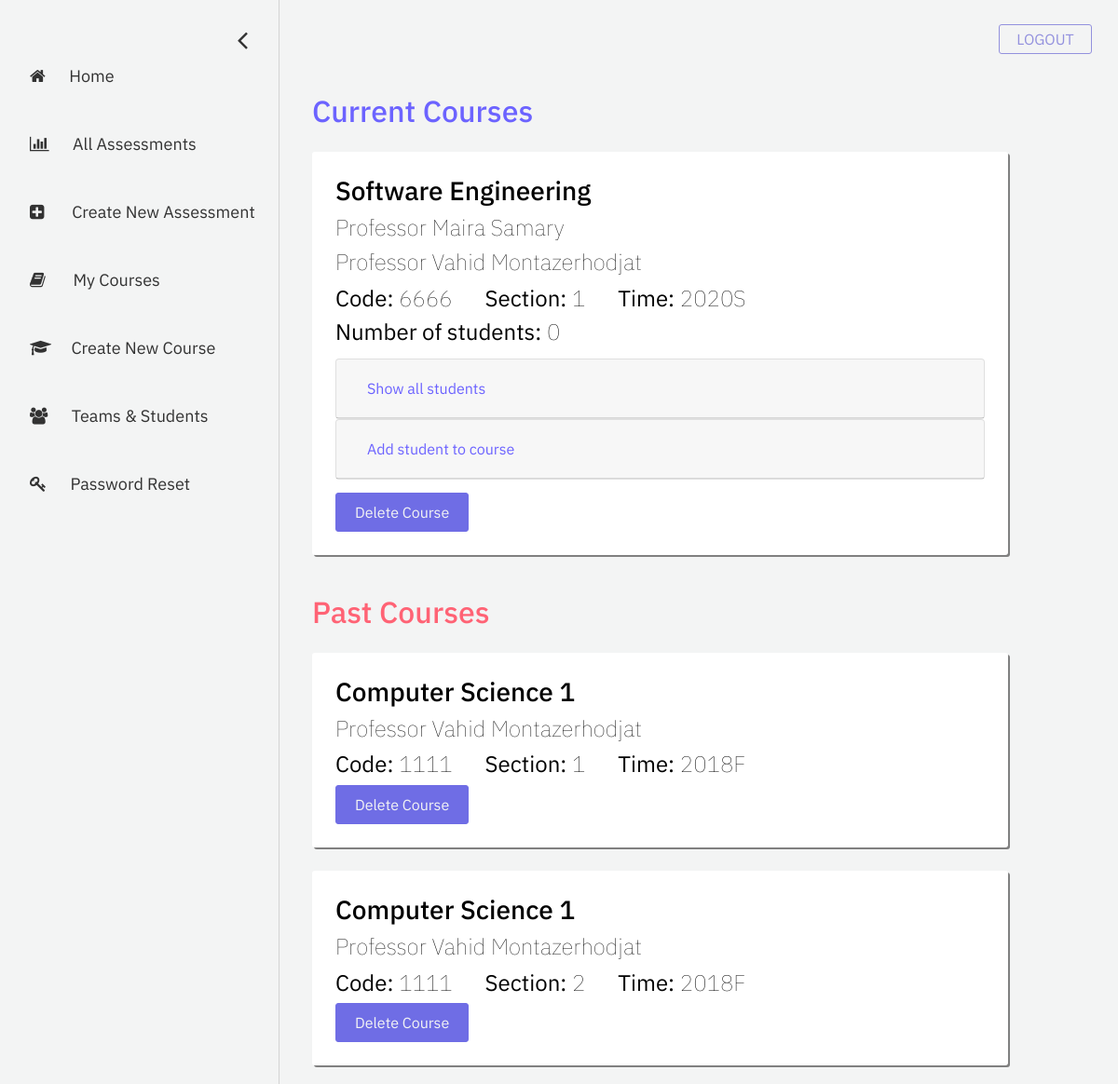
Screenshot of /professor/my-courses (signed in) with the database file from the repository.
### registration/models.py (models this page shows)
class Course(models.Model):
    course_name = models.CharField("course name", max_length=60)
    course_code = models.IntegerField("course code")
    section_number = models.SmallIntegerField("section number")
    year = models.SmallIntegerField("year of realization")
    semester_choices = (
        ('S', 'Spring'),
        ('F', 'Fall'),
    )
    semester = models.CharField("semester of realization", max_length = 1, choices = semester_choices)
    professors = models.ManyToManyField(User)
    students = models.ManyToManyField(User, related_name="students")
    def is_active(self):
        if self.year >= datetime.datetime.now().year: # realization year >= current year
            if self.semester == 'S':
                month = 6
            else:
                month = 12
            if month >= datetime.datetime.now().month: # realization month >= current month
                return True
        return False

### account/models.py (models this page shows, shortened)
class User(AbstractBaseUser, PermissionsMixin):
    email = models.EmailField(
        verbose_name=_('email address'), max_length=255, unique=True
    )
    first_name = models.CharField(_('first name'), max_length=30, blank=True)
    last_name = models.CharField(_('last name'), max_length=150, blank=True)
    eagle_id = models.CharField(max_length = 8)
    is_student = models.BooleanField(
        _('student status'),
        default=False,
        help_text=_(
            'Shows whether this user is a student. '
        ),
    )
    is_instructor = models.BooleanField(
        _('instructor status'),
        default=False,
        help_text=_(
            'Shows whether this user is a instructor. '
        ),
    )
    is_active = models.BooleanField(
        _('active'),
        default=True,
        help_text=_(
            'Designates whether this user should be treated as active. '
            'Unselect this instead of deleting accounts.'
        ),
    )
    is_staff = models.BooleanField(
        _('admin status'),
        default=False,
        help_text=_(
            'Designates whether the user can log into this admin site.'
        ),
    )
    date_joined = models.DateTimeField(
        _('date joined'), default=timezone.now
    )
    objects = UserManager()
    USERNAME_FIELD = 'email'
    REQUIRED_FIELDS = ['first_name', 'last_name', 'eagle_id', 'is_student', 'is_instructor']

### eval_professor/views.py (the view)
# urls.py: path('my-courses', views.my_courses, name='my-courses'),
def my_courses(request):
    course_list = Course.objects.all()
    context = {
        'course_list': course_list,
    }
    return render(request, 'eval_professor/my-courses.html', context = context)

### eval_professor/templates/eval_professor/my-courses.html (shortened to what this page needs)
{% extends 'eval_professor/base-sidebar.html'%}
{% load static %}
{% block content%}
	<div id="main">
		<div class="container">
			<h2 style="color: #6C63FF;">Current Courses</h2>
		</div>
		<div class="container">
			{% if course_list %}
					{% for course in course_list|dictsort:"course_code" %}
						{% if request.user in course.professors.all %}
						{% if course.is_active %}
							<div class="column course-box">
								<h3> {{ course.course_name }}</h3>
								{% for prof in course.professors.all|dictsort:"first_name" %}
								<h4> Professor {{ prof.first_name }} {{ prof.last_name }}</h4>
								{% endfor %}
								<div class="row no-gutters" style="padding: 0; top: 0; margin-bottom: 0;">
									<h4> <b>Code:</b> {{ course.course_code }}</h4>
									<h4> <b>Section:</b> {{ course.section_number }}</h4>
									<h4> <b>Time:</b> {{ course.year }}{{ course.semester }}</h4>
								</div>
								<h4> <b>Number of students:</b> {{ course.students.all|length }} </h4>
								<div style="margin-top: 2%; margin-bottom: 2%;" id="accordion">
									<div class="card">
										<div class="card-header" id="headingOne_@{{ course.id }}">
										<h5 class="mb-0">
											<button style="color: #6C63FF;" class="btn btn-link" data-toggle="collapse" data-target="#collapseOne_@{{ course.id }}" aria-expanded="true" aria-controls="collapseOne_@{{ course.id }}">
											Show all students
											</button>
										</h5>
										</div>
									</div>
									<div class="card">
										<div class="card-header" id="headingTwo_@{{ course.id }}">
										<h5 class="mb-0">
											<button style="color: #6C63FF;" class="btn btn-link collapsed" data-toggle="collapse" data-target="#collapseTwo_@{{ course.id }}" aria-expanded="false" aria-controls="collapseTwo_@{{ course.id }}">
											Add student to course
											</button>
										</h5>
										</div>
									</div>
								</div>
								<a class="buttons purple delete-btn" href="{% url 'delete_course' course_id=course.id %}">Delete Course</a>
							</div>
						{% endif %}
						{% endif %}
					{% endfor %}
			{% else %}
				<p>No current courses are available. </p>
			{% endif %}
		</div>
		<div class="container">
			<h2 style="color: rgb(255, 99, 117); margin-top: 5%;">Past Courses</h2>
		</div>
		<div class="container">
			{% if course_list %}
					{% for course in course_list|dictsort:"course_code" %}
						{% if request.user in course.professors.all %}
						{% if not course.is_active %}
							<div class="column course-box">
										<h3> {{ course.course_name }}</h3>
										{% for prof in course.professors.all|dictsort:"first_name" %}
										<h4> Professor {{ prof.first_name }} {{ prof.last_name }}</h4>
										{% endfor %}
										<div class="row no-gutters" style="padding: 0; top: 0; margin-bottom: 0;">
											<h4> <b>Code:</b> {{ course.course_code }}</h4>
											<h4> <b>Section:</b> {{ course.section_number }}</h4>
											<h4> <b>Time:</b> {{ course.year }}{{ course.semester }}</h4>
										</div>
										<a class="buttons purple delete-btn" href="{% url 'delete_course' course_id=course.id %}">Delete Course</a>
							</div>
						{% endif %}
						{% endif %}
					{% endfor %}
			{% else %}
				<p>No past courses are available. </p>
			{% endif %}
		</div>
	</div>
{% endblock %}

### eval_professor/static/eval_professor/css/base-sidebar.css (style rules this page uses)
body { font-family: 'IBM Plex Sans', sans-serif; background-color: #f3f4f4; }
#main { transition: margin-left .5s; padding: 20px; }
.row { position: relative; top: 20px; padding: 8px; margin-top: 10px; margin-bottom: 45px; }
.buttons { -webkit-border-radius: 3px; -moz-border-radius: 3px; border-radius: 3px; line-height: 0px; color: #f3f4f4; padding: 20px; display: inline-block; cursor: pointer; text-align: center; text-decoration: none; }
.purple { border: 1px solid #6f6de5; background-color: #6f6de5; }

### eval_professor/static/eval_professor/css/my-courses.css (style rules this page uses)
.course-box { width: 90% !important; background-color: white; color: black; padding: 25px; margin-right: 15px; margin-top: 25px; border-radius: 3px; box-shadow: 2px 2px grey; }
h4 { font-weight: 80; margin-right: 5%; }

### rows the page displays
Course: course_name "Software Engineering", course_code "6666", section_number "1", year "2020", semester "S", students.all|length "0"
User: first_name "Maira", last_name "Samary"
User: first_name "Vahid", last_name "Montazerhodjat"
Course: course_name "Computer Science 1", course_code "1111", section_number "1", year "2018", semester "F"
Course: course_name "Computer Science 1", course_code "1111", section_number "2", year "2018", semester "F"
